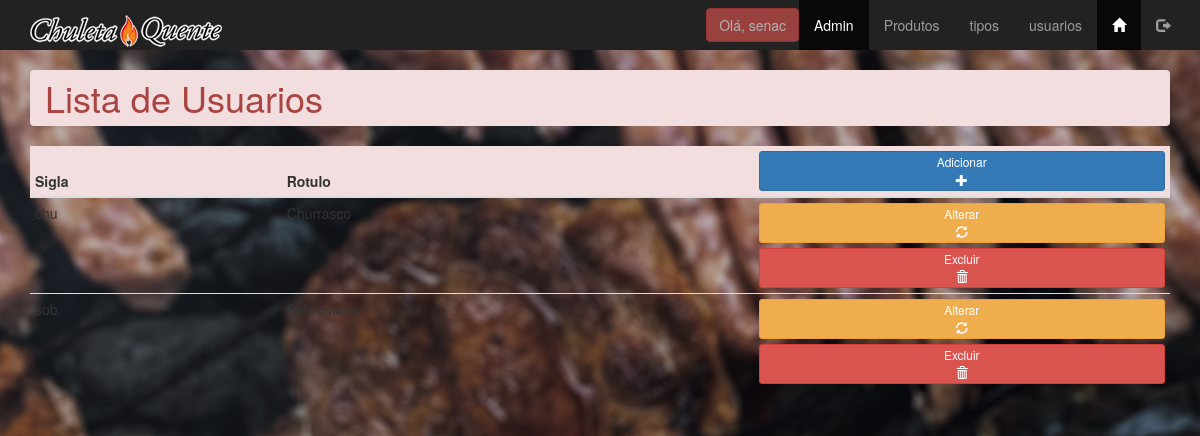
/admin/tipos_lista.php (signed in), run on the app's committed database.
### tables this page shows
create table tbtipos(
id_tipo int(11) not null,
sigla_tipo varchar(3) not null,
rotulo_tipo varchar(15) not null 
);

### admin/tipos_lista.php (the view, shortened to what this page needs)
<?php
include('../connections/conn.php');
$consulta = " select*from tbtipos";
$lista = $conn->query($consulta);
$linha = $lista->fetch_assoc();
?>
<!DOCTYPE html>
<html lang="pt-BR">
<head>
    <link rel="stylesheet" href="../css/bootstrap.min.css" type="text/css" >
    <link rel="stylesheet" href="../css/meu_estilo.css" type="text/css" >
</head>
<body class="fundofixo" >
<?php include('menu_adm.php')?>
    <main class="container" >
        <h1 class="breadcrumb alert-danger" > Lista de Usuarios </h1>
        <table class="table table table-condensed table-hover tbopacidade">
            <thead>
                <th class="bg-danger text-white" >Sigla</th>
                <th class="bg-danger text-white" >Rotulo</th>
                <th class="bg-danger text-white" >
                    <a href="tipo_inserir.php" class="btn btn-block btn-primary btn-xs">
                        <span class="hidden-xs" >Adicionar<br></span>
                        <span class="glyphicon glyphicon-plus" aria-hidden="true" ></span>
                    </a>
                </th>
            </thead>
            <tbody>
                <?php do {?>
                <tr>
                    <td>
                        <span class="" ><?php echo$linha['sigla_tipo'];?></span>
                    </td>
                    <td>
                        <?php echo $linha['rotulo_tipo'];?>
                    </td>
                    <td>
                        <a href="tipo_atualiza.php?id_tipo=<?php echo $linha['id_tipo']?>" class="btn btn-warning btn-block btn-xs">
                            <span class="hidden-xs" > Alterar <br></span>
                            <span class="glyphicon glyphicon-refresh" aria-hidden="true" ></span>
                        </a>
                        <button class="btn btn-danger btn-block btn-xs delete"
                                role="button"
                                data-nome="<?php echo $linha['sigla_tipo'];?>"
                                data-id="<?php echo $linha['id_tipo'];?>">
                        <span class="hidden-xs" > Excluir <br> </span>
                        <span class="glyphicon glyphicon-trash" aria-hidden="true" ></span>
                        </button>
                    </td>
                </tr>
                <?php }while ($linha = $lista->fetch_assoc()); ?>
            </tbody>
        </table>
    </main>
</body>
</html>

### css/meu_estilo.css (style rules this page uses)
.fundofixo { background: url(../images/churras_do_bom.jpg) no-repeat fixed; -webkit-background-size:cover; background-size: cover; }

### data on the page
tbtipos: sigla_tipo "chu", rotulo_tipo "Churrasco"
tbtipos: sigla_tipo "sob", rotulo_tipo "Sobremesa"

### other printed values
$_SESSION['login_usuario'] "senac"
